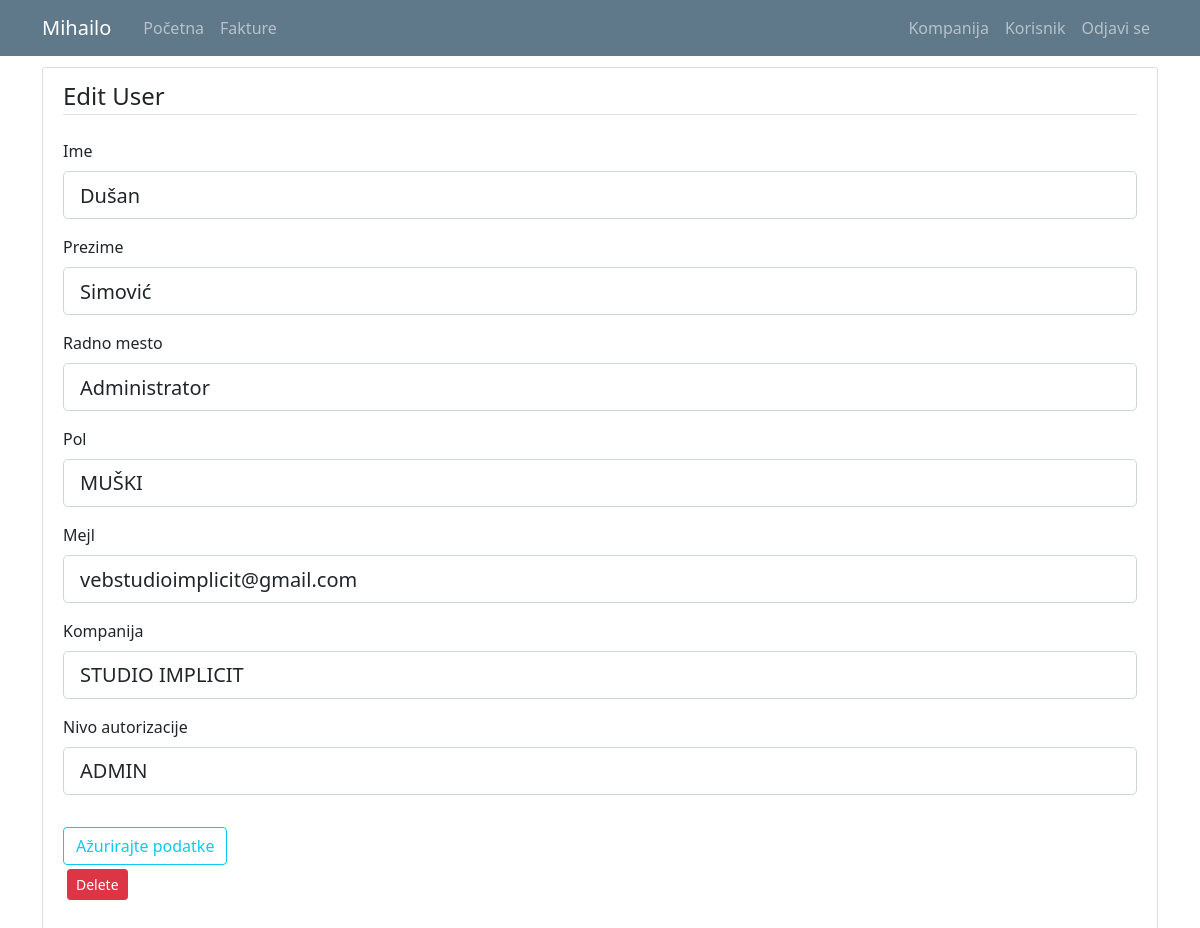
Screenshot of /user/2 (signed in) with the database file from the repository.
### kpo/models.py (models this page shows, shortened)
class User(db.Model, UserMixin):
    id = db.Column(db.Integer, primary_key=True)
    email = db.Column(db.String(120), unique=True, nullable=False)
    password = db.Column(db.String(60), nullable = False)
    name = db.Column(db.String(20), unique=False, nullable=False)
    surname = db.Column(db.String(20), unique=False, nullable=False)
    workplace = db.Column(db.String(20), unique=False, nullable=False)
    authorization = db.Column(db.String(20), nullable = False) # ovde treba da budu tipovi korisnika: S_admin, C_admin, C_user
    gender = db.Column(db.String(1)) #(0, "srednji"), (1, "muški"), (2, "ženski")
    company_id = db.Column(db.Integer, db.ForeignKey('company.id'), nullable=True)
    invoices = db.relationship('Invoice', backref='invoice_user', lazy=True)

### kpo/users/routes.py (the view)
@users.route("/user/<int:user_id>", methods=['GET', 'POST'])
def user_profile(user_id): #ovo je funkcija za editovanje user-a
    user = User.query.get_or_404(user_id)
    if not current_user.is_authenticated:
        flash('You have to be logged in to access this page', 'danger')
        return redirect(url_for('users.login'))
    elif current_user.authorization != 's_admin' and current_user.authorization != 'c_admin':
        if current_user.id != user.id:
            abort(403)
    elif current_user.authorization == 's_admin':
        pass
    elif current_user.user_company.id != user.user_company.id:
        abort(403)
    form = UpdateUserForm()
    form.reset()
    if form.validate_on_submit():
        user.name = form.name.data
        user.surname = form.surname.data
        user.workplace = form.workplace.data
        if user.email == form.email.data:
            user.email = form.email.data
        else:
            validate_email = User.query.filter_by(email=form.email.data).first()
            if validate_email:
                flash('That email is taken, please choose a different one', 'danger')
                return render_template('user.html', title="Edit User", user=user, form=form, legend='Edit User')
            else:
                user.email = form.email.data
        if current_user.authorization != 's_admin':
            user.authorization = user.authorization
        else:
            user.authorization = form.authorization.data
        user.gender = form.gender.data
        if current_user.authorization == 's_admin':
            user.company_id = form.company_id.data
        else:
            user.company_id = user.company_id
        db.session.commit()
        flash('Profile was updated', 'success')
        return redirect(url_for('users.user_list'))
    elif request.method == 'GET':
        form.name.data = user.name
        form.surname.data = user.surname
        form.workplace.data = user.workplace
        form.email.data = user.email
        form.authorization.choices = [('c_user', 'USER'),('c_admin', 'ADMIN')]
        form.authorization.data = user.authorization
        form.gender.choices = [(0, 'SREDNJI'),(1, 'MUŠKI'),(2, 'ŽENSKI')]
        form.gender.data = user.gender
        form.company_id.choices = [(c.id, c.companyname) for c in db.session.query(Company.id,Company.companyname).order_by('companyname').all()]
        form.company_id.data = str(user.company_id)
    return render_template('user.html', title="Edit User", user=user, form=form, legend='Edit User')

### kpo/users/forms.py
class UpdateUserForm(FlaskForm):
    email = StringField('Mejl', validators=[DataRequired(), Email()])
    name = StringField('Ime', validators=[DataRequired(), Length(min=2, max=20)])
    surname = StringField('Prezime', validators=[DataRequired(), Length(min=2, max=20)])
    workplace = StringField(label='Radno mesto', validators=[DataRequired(), Length(min=2, max=20)])
    authorization = SelectField('Nivo autorizacije', validators=[DataRequired()], choices = [('c_user', 'USER'),('c_admin', 'ADMIN')])
    gender = SelectField('Pol', validators=[DataRequired()], choices=[(0, 'SREDNJI'), (1, 'MUŠKI'), (2, 'ŽENSKI')])
    company_id = SelectField('Kompanija', choices = [(c.id, c.companyname)for c in db.session.query(Company.id, Company.companyname).order_by('companyname').all()])
    submit = SubmitField('Ažurirajte podatke')
    def reset(self):
        self.__init__()

### kpo/models.py (called while the page is built)
@login_manager.user_loader
def load_user(user_id):
    return User.query.get(int(user_id))

### kpo/templates/user.html (shortened to what this page needs)
{% extends "layout.html" %}
{% block content %}
<div class="content-section">
    <form method="POST" action="">
        <fieldset class="form-group">
            <legend class="border-bottom mb-4">{{ legend }}</legend>
            <div class="form-group">
                {{ form.name.label(class="form-control-label") }}
                {% if form.name.errors %}
                    {{ form.name(class="form-control form-control-lg is-invalid") }}
                    <div class="invalid-feedback">
                        {% for error in form.name.errors %}
                            <span>{{ error }}</span>
                        {% endfor %}
                    </div>
                {% else %}
                    {{ form.name(class="form-control form-control-lg") }}
                {% endif %}
            </div>
            <div class="form-group">
                {{ form.surname.label(class="form-control-label") }}
                {% if form.surname.errors %}
                    {{ form.surname(class="form-control form-control-lg is-invalid") }}
                    <div class="invalid-feedback">
                        {% for error in form.surname.errors %}
                            <span>{{ error }}</span>
                        {% endfor %}
                    </div>
                {% else %}
                    {{ form.surname(class="form-control form-control-lg") }}
                {% endif %}
            </div>
            <div class="form-group">
                {{ form.workplace.label(class="form-control-label") }}
                {% if form.workplace.errors %}
                    {{ form.workplace(class="form-control form-control-lg is-invalid") }}
                    <div class="invalid-feedback">
                        {% for error in form.workplace.errors %}
                            <span>{{ error }}</span>
                        {% endfor %}
                    </div>
                {% else %}
                    {{ form.workplace(class="form-control form-control-lg") }}
                {% endif %}
            </div>
            <div class="form-group">
                {{ form.gender.label(class="form-control-label") }}
                {% if form.gender.errors %}
                    {{ form.gender(class="form-control form-control-lg is-invalid") }}
                    <div class="invalid-feedback">
                        {% for error in form.gender.errors %}
                            <span>{{ error }}</span>
                        {% endfor %}
                    </div>
                {% else %}
                    {{ form.gender(class="form-control form-control-lg") }}
                {% endif %}
            </div>
            <div class="form-group">
                {{ form.email.label(class="form-control-label") }}
                {% if form.email.errors %}
                    {{ form.email(class="form-control form-control-lg is-invalid") }}
                    <div class="invalid-feedback">
                        {% for error in form.email.errors %}
                            <span>{{ error }}</span>
                        {% endfor %}
                    </div>
                {% else %}
                    {{ form.email(class="form-control form-control-lg") }}
                {% endif %}
            </div>
            {% if current_user.authorization == 's_admin'%}
              <div class="form-group">
                  {{ form.company_id.label(class="form-control-label") }}
                  {% if form.company_id.errors %}
                      {{ form.company_id(class="form-control form-control-lg is-invalid") }}
                      <div class="invalid-feedback">
                          {% for error in form.company_id.errors %}
                              <span>{{ error }}</span>
                          {% endfor %}
                      </div>
                  {% else %}
                      {{ form.company_id(class="form-control form-control-lg") }}
                  {% endif %}
              </div>
            {% else %}
              {{ form.company_id(class="sr-only form-control form-control-lg") }}
            {% endif %}
            {% if current_user.authorization == 's_admin'%}
              <div class="form-group">
                  {{ form.authorization.label(class="form-control-label") }}
                  {% if form.authorization.errors %}
                      {{ form.authorization(class="form-control form-control-lg is-invalid") }}
                      <div class="invalid-feedback">
                          {% for error in form.authorization.errors %}
                              <span>{{ error }}</span>
                          {% endfor %}
                      </div>
                  {% else %}
                      {{ form.authorization(class="form-control form-control-lg") }}
                  {% endif %}
              </div>
            {% else %}
              {{ form.authorization(class="sr-only form-control form-control-lg") }}
            {% endif %}
        </fieldset>
        <div class="form-group">
          {{ form.submit(class="btn btn-outline-info") }}
          {% if current_user.authorization == 's_admin' or current_user.authorization == 'c_admin' %}
            <div>
              <button type="button" class="btn btn-danger btn-sm m-1" data-toggle="modal" data-target="#DeleteModal">Delete</button>
            </div>
          {% endif %}
        </div>
  </form>
</div>
{% endblock content%}

### kpo/templates/layout.html (shortened to what this page needs)
<!doctype html>
<html lang="en">
  <head>
    <link rel="stylesheet" href="https://cdn.jsdelivr.net/npm/bootstrap@4.3.1/dist/css/bootstrap.min.css">
    <link rel="stylesheet" type="text/css" href="{{ url_for('static', filename='main.css') }}">
    <link href="https://cdn.jsdelivr.net/npm/bootstrap@5.0.1/dist/css/bootstrap.min.css" rel="stylesheet">
    <link rel="stylesheet" type="text/css" href="https://cdn.datatables.net/1.10.25/css/dataTables.bootstrap5.css">
  </head>
  <body>
    <header class="site-header">
      <nav class="navbar navbar-expand-md navbar-dark bg-steel fixed-top">
        <div class="container">
          <a class="navbar-brand mr-4" href="/">{{ current_user.name }}</a>
          <div class="collapse navbar-collapse" id="navbarToggle">
            <div class="navbar-nav mr-auto">
              {% if current_user.is_authenticated %}
                <a class="nav-item nav-link" href="{{ url_for('main.home') }}">Početna</a>
                <a class="nav-item nav-link" href="{{ url_for('invoices.invoice_list') }}">Fakture</a>
              {% else %}
                <a class="nav-item nav-link" href="{{ url_for('main.home') }}">Početna</a>
                <a class="nav-item nav-link" href="{{ url_for('main.about') }}">O softveru</a>
              {% endif %}
            </div>
            <div class="navbar-nav">
              {% if current_user.is_authenticated %}
                {% if current_user.authorization == 's_admin' %}
                  <a class="nav-item nav-link" href="{{ url_for('companys.company_list') }}">Kompanija</a>
                  <a class="nav-item nav-link" href="{{ url_for('users.user_list') }}">Korisnik</a>
                  <a class="nav-item nav-link" href="{{ url_for('users.logout') }}">Odjavi se</a>
                {% elif current_user.authorization == 'c_admin'%}
                  <a class="nav-item nav-link" href="{{ url_for('companys.company_list') }}">Kompanija</a>
                  <a class="nav-item nav-link" href="{{ url_for('users.user_list') }}">Korisnik</a>
                  <a class="nav-item nav-link" href="{{ url_for('users.logout') }}">Odjavi se</a>
                {% else %}
                  <a class="nav-item nav-link" href="{{ url_for('users.user_list') }}">Korisnik</a>
                  <a class="nav-item nav-link" href="{{ url_for('users.logout') }}">Odjavi se</a>
                {% endif %}
              {% else %}
                <a class="nav-item nav-link" href="{{ url_for('users.login') }}">Prijavite se</a>
              {% endif %}
            </div>
          </div>
        </div>
      </nav>
    </header>
    <main role="main" class="container">
      <div class="row">
        <div class="">
          {% block content %}{% endblock %}
        </div>
      </div>
    </main>
  </body>
</html>

### kpo/static/main.css (style rules this page uses)
body { background: #fafafa; color: #333333; margin-top: 5rem; }
.bg-steel { background-color: #5f788a; }
.site-header .navbar-nav .nav-link { color: #cbd5db; }
.content-section { background: #ffffff; padding: 10px 20px; border: 1px solid #dddddd; border-radius: 3px; margin-bottom: 20px; }

### rows the page displays
User: name "Mihailo"
User: name "Dušan", surname "Simović", workplace "Administrator", gender "MUŠKI", email "vebstudioimplicit@gmail.com", company_id "STUDIO IMPLICIT", authorization "ADMIN"

### other values shown
{{ legend }} "Edit User"
